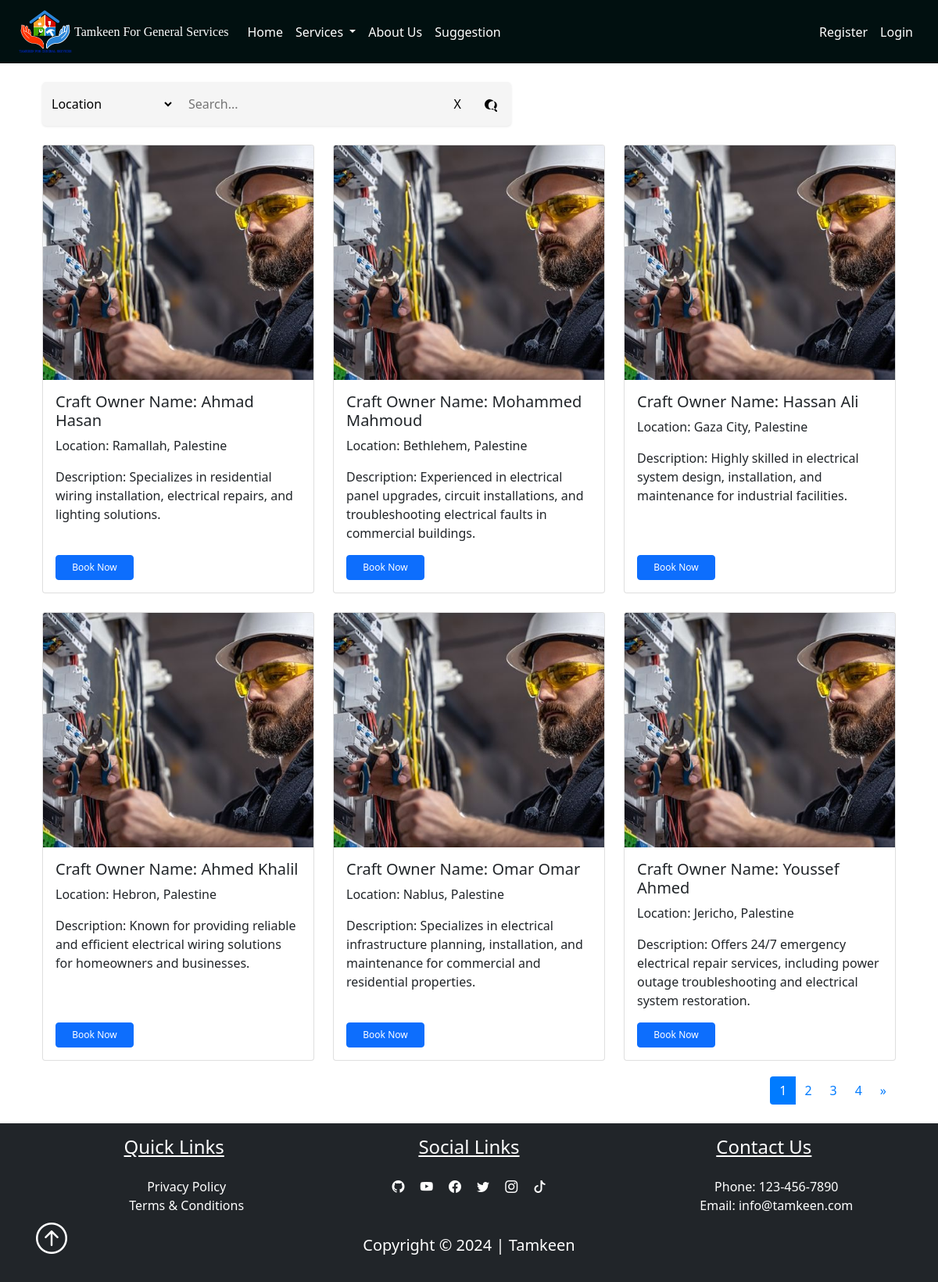
The page /electrical on the database its author committed.
### pythonic/models.py (models this page shows, shortened)
class User(db.Model, UserMixin):
    id = db.Column(db.Integer, primary_key=True)
    username = db.Column(db.String(25), unique=True, nullable=False)
    email = db.Column(db.String(125), unique=True, nullable=False)
    image_file = db.Column(db.String(20), nullable=False, default="prf.jpg")
    password = db.Column(db.String(60), nullable=False)
    address = db.Column(db.String(25), nullable=False)
    contactNumber = db.Column(db.String(10), nullable=False)
    user_type = db.Column(db.String(20), nullable=False)
    service_type = db.Column(db.String(20), nullable=True)
    description = db.Column(db.Text, nullable=True)
    service_id = db.Column(db.Integer, db.ForeignKey("service.id"), nullable=True)
    availability = db.relationship('Availability', uselist=False, backref='owner', lazy=True)
    works = db.relationship("Work", backref="maker", lazy=True)
    ratings = db.relationship('Rating', foreign_keys='Rating.craft_owner_id', backref='craft_owner', lazy=True)
    average_rating = db.Column(db.Float, nullable=True)

### pythonic/routes.py (the view)
@app.route('/electrical')
def electrical():
    page = request.args.get('page', 1, type=int)
    per_page = 6
    users, total_users, total_pages = get_electrical_users_from_database(page, per_page)
    next_url = url_for('electrical', page=page + 1) if page < total_pages else None
    prev_url = url_for('electrical', page=page - 1) if page > 1 else None
    pages = range(1, total_pages + 1)
    return render_template('electrical.html', electrical_users=users, next_url=next_url, prev_url=prev_url, pages=pages, current_page=page)

### instance/helper.py (called while the page is built)
def get_electrical_users_from_database(page, per_page):
    electrical_pagination = User.query.filter_by(service_type='electrical').paginate(page=page, per_page=per_page, error_out=False)
    total_users = electrical_pagination.total
    total_pages = electrical_pagination.pages
    return electrical_pagination.items, total_users, total_pages

### pythonic/templates/electrical.html (shortened to what this page needs)
<!DOCTYPE html>
<html lang="en">
<head>
    <link href="{{ url_for('static', filename='css/bootstrap.min.css') }}" rel="stylesheet">
</head>
<body>
    {% extends "layout.html" %}
    {% block content %}
    <br>
    <div class="container">
        <div class="search-container">
            <select id="filterSelect">
                <option value="location">Location</option>
            </select>
            <input type="text" id="searchInput" placeholder="Search...">
            <button id="clearButton">X</button>
            <button id="searchButton">
            </button>
        </div>
        <br>
        <div class="row row-cols-1 row-cols-md-3 g-4" id="cardContainer">
            {% for user in electrical_users %}
            <div class="col">
                <div class="card solution_card" data-location="{{ user.address }}" data-craftowner="{{ user.username }}">
                    <img src="{{ url_for('static', filename=user.image_file) }}" class="card-img-top" alt="electrical image">
                    <div class="card-body">
                        <h5 class="card-title">Craft Owner Name: {{ user.username }}</h5>
                        <p class="card-text">Location: {{ user.address }}</p>
                        <p class="card-text">Description: {{ user.description }}</p>
                        <a href="/appointments?craft_owner={{ user.username }}&service_type={{ user.service_type }}" class="btn btn-primary" style="font-size: 12px; width: 100px;">Book Now</a>
                    </div>
                </div>
            </div>
            {% endfor %}
        </div>
        <div class="pagination-container">
            <nav aria-label="Page navigation">
                <ul class="pagination">
                    {% for page in pages %}
                    <li class="page-item {% if page == current_page %}active{% endif %}">
                        <a class="page-link" href="{{ url_for('electrical', page=page) }}">{{ page }}</a>
                    </li>
                    {% endfor %}
                    {% if next_url %}
                    <li class="page-item">
                        <a class="page-link" href="{{ next_url }}" aria-label="Next">
                            <span aria-hidden="true">&raquo;</span>
                        </a>
                    </li>
                    {% endif %}
                </ul>
            </nav>
        </div>
      </div>
      <br>
    {% endblock %}

### pythonic/static/main.css (style rules this page uses)
.container { object-fit:fill; margin: auto; }

### pythonic/templates/electrical.html (style rules this page uses)
.search-container { display: flex; align-items: center; background-color: #f5f5f5; padding: 8px; border-radius: 5px; box-shadow: 0px 1px 3px rgba(0, 0, 0, 0.1); width: 600px; margin-left: 0; }
#filterSelect { border: none; background-color: transparent; font-size: 16px; margin-right: 10px; flex-shrink: 0; }
#searchInput { flex-grow: 1; border: none; background-color: transparent; font-size: 16px; padding: 8px; }
#clearButton, #searchButton { border: none; background-color: transparent; font-size: 16px; cursor: pointer; padding: 0 10px; flex-shrink: 0; }
#searchButton svg { vertical-align: middle; }
#clearButton { margin-right: 10px; }
.btn-primary { margin-top: auto; font-size: 14px; padding: 5px 10px; }
.pagination-container { display: flex; justify-content: flex-end; align-items: center; margin-top: 20px; }
.pagination-container .pagination { margin: 0; }
.pagination-container .pagination .page-link { color: #007bff; background-color: transparent; border: none; cursor: pointer; }
.pagination-container .pagination .page-item.active .page-link { z-index: 1; color: #fff; background-color: #007bff; border-color: #007bff; }
.card { display: flex; flex-direction: column; justify-content: space-between; transition: transform 0.3s, box-shadow 0.3s; height: 100%; }
.card-body { flex-grow: 1; display: flex; flex-direction: column; justify-content: space-between; }
.card-img-top { height: 300px; object-fit: cover; }

### rows shown on the page
User: image_file (picture), username "Ahmad Hasan", address "Ramallah, Palestine", description "Specializes in residential wiring installation, electrical repairs, and lighting solutions."
User: image_file (picture), username "Mohammed Mahmoud", address "Bethlehem, Palestine", description "Experienced in electrical panel upgrades, circuit installations, and troubleshooting electrical faults in commercial buildings."
User: image_file (picture), username "Hassan Ali", address "Gaza City, Palestine", description "Highly skilled in electrical system design, installation, and maintenance for industrial facilities."
User: image_file (picture), username "Ahmed Khalil", address "Hebron, Palestine", description "Known for providing reliable and efficient electrical wiring solutions for homeowners and businesses."
User: image_file (picture), username "Omar Omar", address "Nablus, Palestine", description "Specializes in electrical infrastructure planning, installation, and maintenance for commercial and residential properties."
User: image_file (picture), username "Youssef Ahmed", address "Jericho, Palestine", description "Offers 24/7 emergency electrical repair services, including power outage troubleshooting and electrical system restoration."

### other values the page prints
{{ page }} "1" "2" "3" "4"
